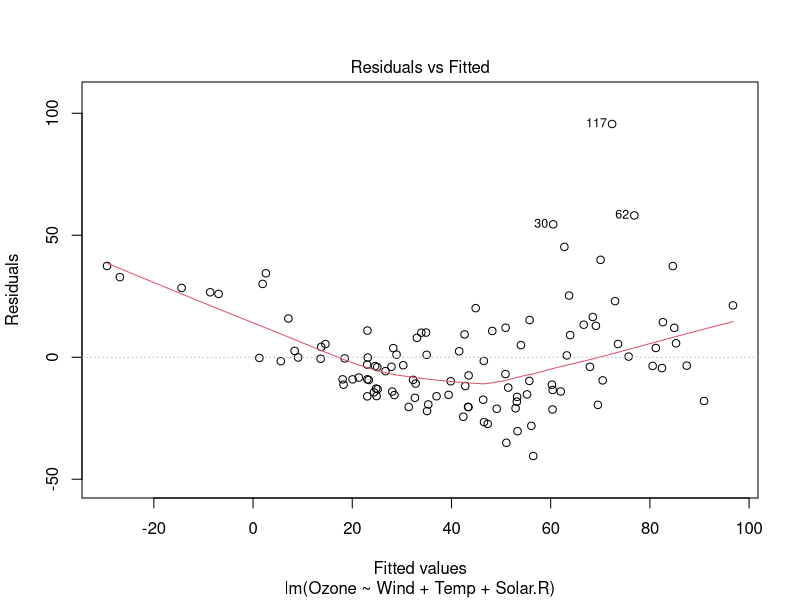
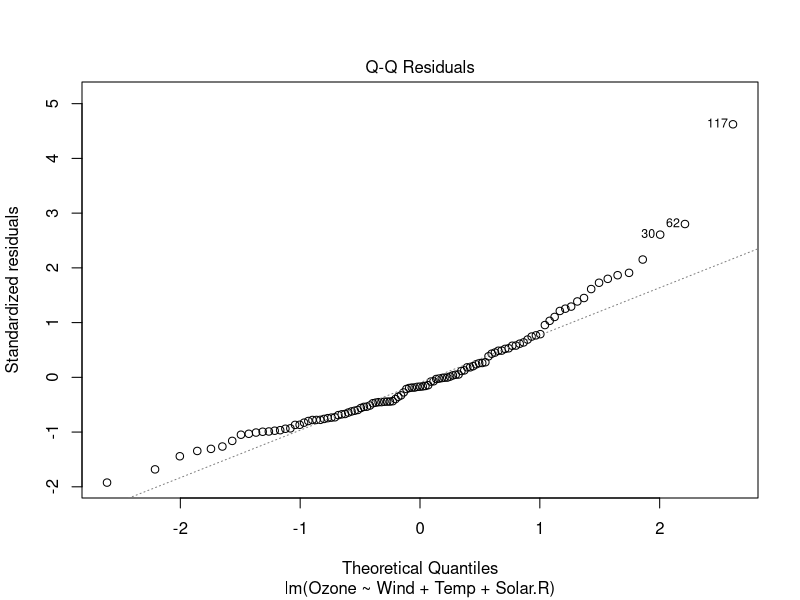
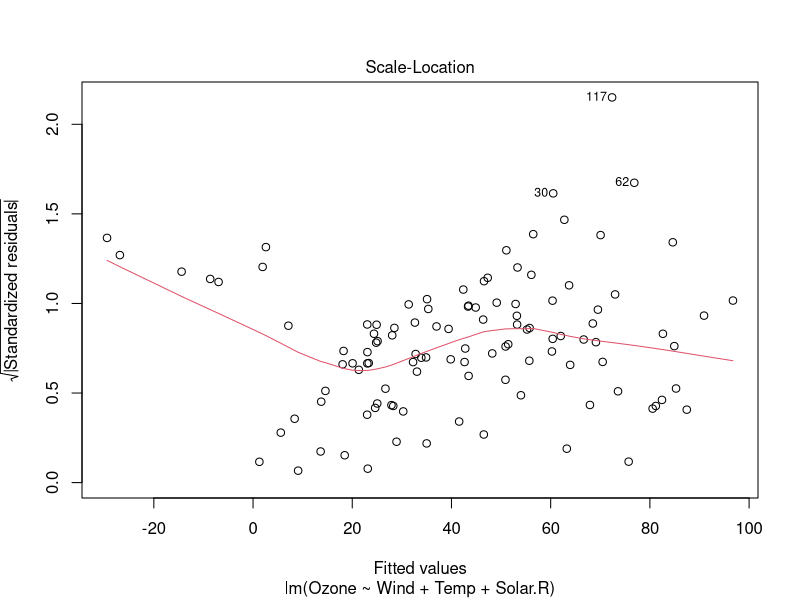
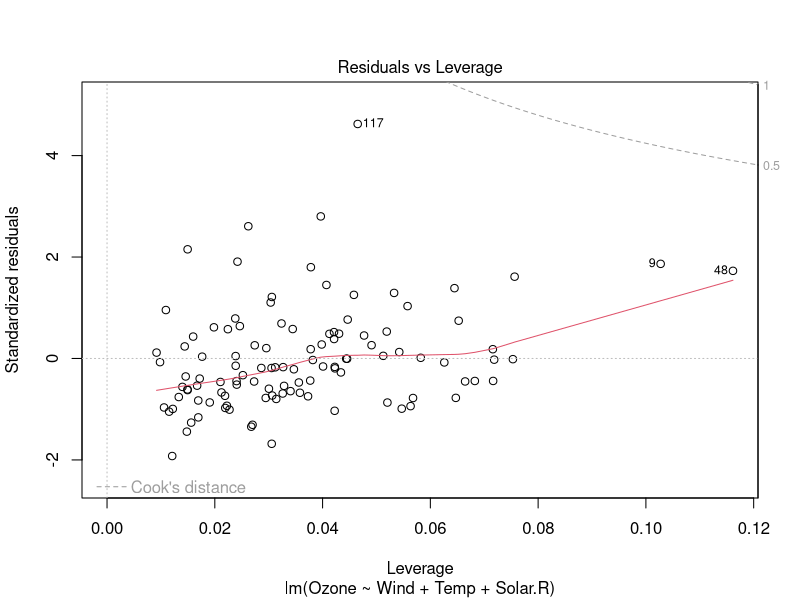

Reproduce these figures in R, in order.
## ---- chunk 1
library(datasets)
data(airquality)
fit <- lm(Ozone ~ Wind + Temp + Solar.R, data=airquality)
plot(fit)
## ---- chunk 2
library(xtable)
xt <- xtable(summary(fit))
print(xt, type="html")
